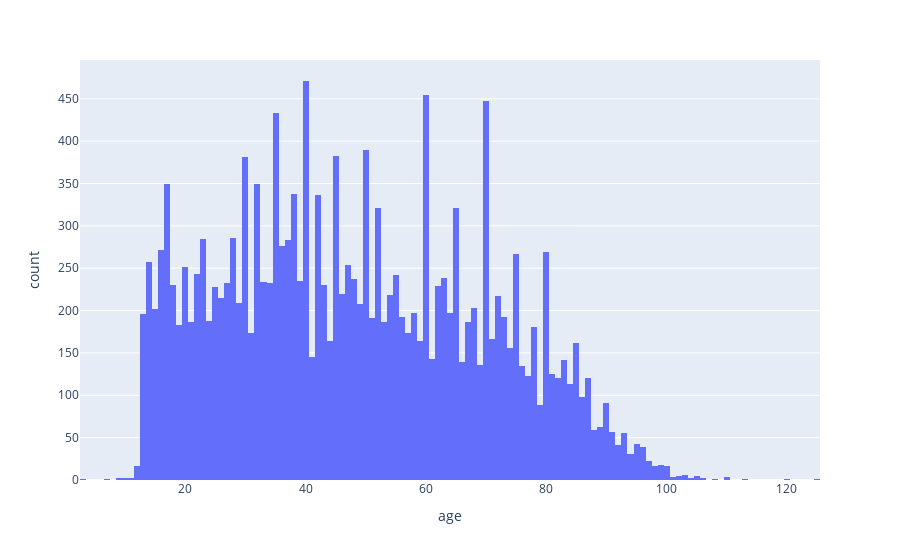

Here is the notebook cell this chart was saved with:
### Code cell
#data['calculated_age'].apply(lambda x : int(x))
px.histogram(data, x='age')

### Figure 1 — Plotly figure (JSON) as saved in the notebook; plotly's stock layout.template omitted (floating-point values rounded to 4 significant figures; data arrays with more than 128 entries replaced by an {"elided": "..."} marker saying what was removed)
{"data": [{"alignmentgroup": "True", "bingroup": "x", "hovertemplate": "age=%{x}<br>count=%{y}<extra></extra>", "legendgroup": "", "marker": {"color": "#636efa", "pattern": {"shape": ""}}, "name": "", "offsetgroup": "", "orientation": "v", "showlegend": false, "type": "histogram", "x": {"elided": "17986 float values"}, "xaxis": "x", "yaxis": "y"}], "layout": {"barmode": "relative", "legend": {"tracegroupgap": 0}, "margin": {"t": 60}, "xaxis": {"anchor": "y", "domain": [0, 1], "title": {"text": "age"}}, "yaxis": {"anchor": "x", "domain": [0, 1], "title": {"text": "count"}}}}
